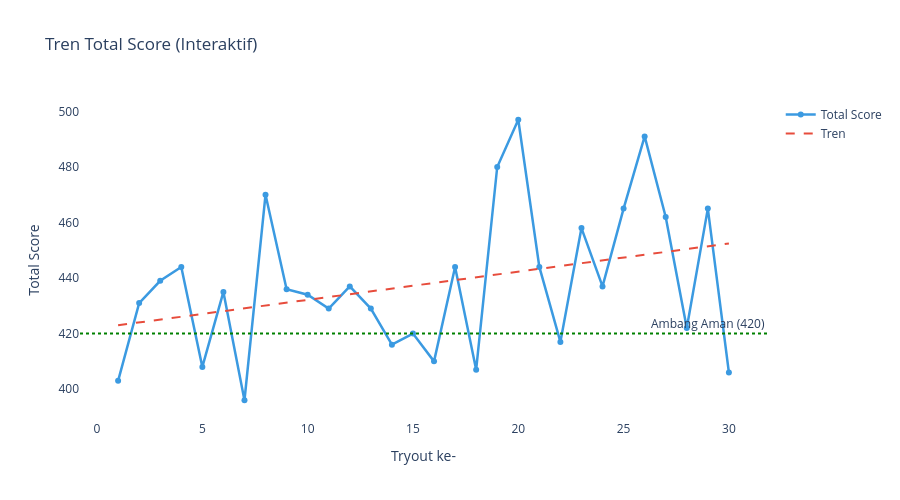

The notebook cell this image was saved under:
### Code cell
fig2 = go.Figure()

fig2.add_trace(go.Scatter(x=df["No"], y=df["Total"], mode='lines+markers', name='Total Score', line=dict(color='#3B9AE1', width=2.5)))
fig2.add_trace(go.Scatter(x=df["No"], y=trend(df["No"]), mode='lines', name='Tren', line=dict(color='#E74C3C', width=2, dash='dash')))
fig2.add_hline(y=420, line_dash="dot", line_color="green", annotation_text="Ambang Aman (420)")

fig2.update_layout(
    title="Tren Total Score (Interaktif)",
    xaxis_title="Tryout ke-", yaxis_title="Total Score",
    plot_bgcolor='white', paper_bgcolor='white',
    hovermode='x unified', height=500
)
fig2.show()

### Figure 1 — Plotly figure (JSON) as saved in the notebook; plotly's stock layout.template omitted (floating-point values rounded to 4 significant figures)
{"data": [{"line": {"color": "#3B9AE1", "width": 2.5}, "mode": "lines+markers", "name": "Total Score", "type": "scatter", "x": [1, 2, 3, 4, 5, 6, 7, 8, 9, 10, 11, 12, 13, 14, 15, 16, 17, 18, 19, 20, 21, 22, 23, 24, 25, 26, 27, 28, 29, 30], "y": [403.0, 431.0, 439.0, 444.0, 408.0, 435.0, 396.0, 470.0, 436.0, 434.0, 429.0, 437.0, 429.0, 416.0, 420.0, 410.0, 444.0, 407.0, 480.0, 497.0, 444.0, 417.0, 458.0, 437.0, 465.0, 491.0, 462.0, 422.0, 465.0, 406.0]}, {"line": {"color": "#E74C3C", "dash": "dash", "width": 2}, "mode": "lines", "name": "Tren", "type": "scatter", "x": [1, 2, 3, 4, 5, 6, 7, 8, 9, 10, 11, 12, 13, 14, 15, 16, 17, 18, 19, 20, 21, 22, 23, 24, 25, 26, 27, 28, 29, 30], "y": [423.0, 424.0, 425.0, 426.1, 427.1, 428.1, 429.1, 430.1, 431.1, 432.1, 433.2, 434.2, 435.2, 436.2, 437.2, 438.2, 439.3, 440.3, 441.3, 442.3, 443.3, 444.3, 445.3, 446.4, 447.4, 448.4, 449.4, 450.4, 451.4, 452.5]}], "layout": {"annotations": [{"showarrow": false, "text": "Ambang Aman (420)", "x": 1, "xanchor": "right", "xref": "x domain", "y": 420, "yanchor": "bottom", "yref": "y"}], "height": 500, "hovermode": "x unified", "paper_bgcolor": "white", "plot_bgcolor": "white", "shapes": [{"line": {"color": "green", "dash": "dot"}, "type": "line", "x0": 0, "x1": 1, "xref": "x domain", "y0": 420, "y1": 420, "yref": "y"}], "title": {"text": "Tren Total Score (Interaktif)"}, "xaxis": {"title": {"text": "Tryout ke-"}}, "yaxis": {"title": {"text": "Total Score"}}}}
